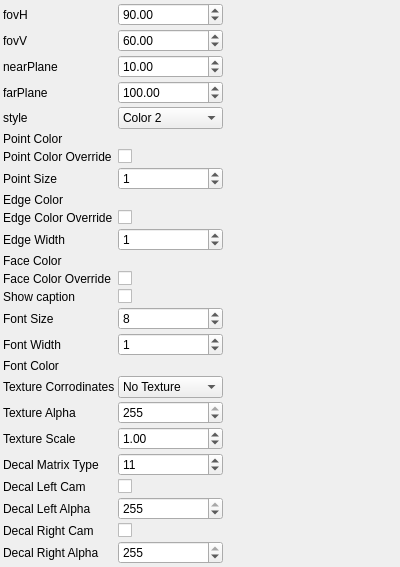
<?xml version="1.0" encoding="UTF-8"?>
<ui version="4.0">
 <class>Draw3dCameraParametersControlWidget</class> 
 <widget class="QWidget" name="Draw3dCameraParametersControlWidget">
  <property name="geometry">
   <rect>
    <x>0</x>
    <y>0</y>
    <width>400</width>
    <height>300</height>
   </rect>
  </property>
  <property name="windowTitle">
   <string>Draw3dCameraParameters</string>
  </property>
  <layout class="QGridLayout" name="gridLayout">
   <property name="margin">
    <number>3</number>
   </property>
   <property name="spacing">
    <number>3</number>
   </property>
    <item row="0" column="0">
     <widget class="QLabel" name="label_0">
       <property name="text">
         <string>fovH</string>
       </property>
     </widget>
    </item>
    <item row="0" column="1">
     <widget class="QDoubleSpinBox" name="fovHSpinBox">
       <property name="toolTip">
         <string>fovH</string>
       </property>
       <property name="minimum">
        <double>0</double>
       </property>
       <property name="maximum">
        <double>180</double>
       </property>
       <property name="singleStep">
        <double>1</double>
       </property>
       <property name="value">
        <double>90</double>
       </property>
       <property name="prefix">
        <string></string>
       </property>
       <property name="suffix">
        <string></string>
       </property>
     </widget>
    </item>
    <item row="1" column="0">
     <widget class="QLabel" name="label_1">
       <property name="text">
         <string>fovV</string>
       </property>
     </widget>
    </item>
    <item row="1" column="1">
     <widget class="QDoubleSpinBox" name="fovVSpinBox">
       <property name="toolTip">
         <string>fovV</string>
       </property>
       <property name="minimum">
        <double>0</double>
       </property>
       <property name="maximum">
        <double>180</double>
       </property>
       <property name="singleStep">
        <double>1</double>
       </property>
       <property name="value">
        <double>60</double>
       </property>
       <property name="prefix">
        <string></string>
       </property>
       <property name="suffix">
        <string></string>
       </property>
     </widget>
    </item>
    <item row="2" column="0">
     <widget class="QLabel" name="label_2">
       <property name="text">
         <string>nearPlane</string>
       </property>
     </widget>
    </item>
    <item row="2" column="1">
     <widget class="QDoubleSpinBox" name="nearPlaneSpinBox">
       <property name="toolTip">
         <string>nearPlane</string>
       </property>
       <property name="minimum">
        <double>0</double>
       </property>
       <property name="maximum">
        <double>20000</double>
       </property>
       <property name="singleStep">
        <double>1</double>
       </property>
       <property name="value">
        <double>10</double>
       </property>
       <property name="prefix">
        <string></string>
       </property>
       <property name="suffix">
        <string></string>
       </property>
     </widget>
    </item>
    <item row="3" column="0">
     <widget class="QLabel" name="label_3">
       <property name="text">
         <string>farPlane</string>
       </property>
     </widget>
    </item>
    <item row="3" column="1">
     <widget class="QDoubleSpinBox" name="farPlaneSpinBox">
       <property name="toolTip">
         <string>farPlane</string>
       </property>
       <property name="minimum">
        <double>0</double>
       </property>
       <property name="maximum">
        <double>20000</double>
       </property>
       <property name="singleStep">
        <double>1</double>
       </property>
       <property name="value">
        <double>100</double>
       </property>
       <property name="prefix">
        <string></string>
       </property>
       <property name="suffix">
        <string></string>
       </property>
     </widget>
    </item>
    <item row="4" column="0">
     <widget class="QLabel" name="label_4">
       <property name="text">
         <string>style</string>
       </property>
     </widget>
    </item>
    <item row="4" column="1">
     <widget class="QComboBox" name="styleComboBox">
       <property name="toolTip">
         <string>style</string>
       </property>
       <property name="currentIndex">
         <number>3</number>
       </property>
       <item>
        <property name="text">
         <string>Points</string>
        </property>
       </item>
       <item>
        <property name="text">
         <string>Wireframe</string>
        </property>
       </item>
       <item>
        <property name="text">
         <string>Color</string>
        </property>
       </item>
       <item>
        <property name="text">
         <string>Color 2</string>
        </property>
       </item>
       <item>
        <property name="text">
         <string>Textured</string>
        </property>
       </item>
     </widget>
    </item>
    <item row="5" column="0">
     <widget class="QLabel" name="label_5">
       <property name="text">
         <string>Point Color</string>
       </property>
     </widget>
    </item>
    <item row="5" column="1">
     <widget class="RgbColorParametersControlWidget" name="pointColorControlWidget">
       <property name="toolTip">
         <string>Point Color</string>
       </property>
     </widget>
    </item>
    <item row="6" column="0">
     <widget class="QLabel" name="label_6">
       <property name="text">
         <string>Point Color Override</string>
       </property>
     </widget>
    </item>
    <item row="6" column="1">
     <widget class="QCheckBox" name="pointColorOverrideCheckBox">
       <property name="toolTip">
         <string>Point Color Override</string>
       </property>
       <property name="checked">
           <bool>0</bool>
       </property>
     </widget>
    </item>
    <item row="7" column="0">
     <widget class="QLabel" name="label_7">
       <property name="text">
         <string>Point Size</string>
       </property>
     </widget>
    </item>
    <item row="7" column="1">
     <widget class="QSpinBox" name="pointSizeSpinBox">
       <property name="toolTip">
         <string>Point Size</string>
       </property>
       <property name="minimum">
        <number>0</number>
       </property>
       <property name="maximum">
        <number>255</number>
       </property>
       <property name="singleStep">
        <number>1</number>
       </property>
       <property name="value">
        <number>1</number>
       </property>
       <property name="prefix">
        <string></string>
       </property>
       <property name="suffix">
        <string></string>
       </property>
     </widget>
    </item>
    <item row="8" column="0">
     <widget class="QLabel" name="label_8">
       <property name="text">
         <string>Edge Color</string>
       </property>
     </widget>
    </item>
    <item row="8" column="1">
     <widget class="RgbColorParametersControlWidget" name="edgeColorControlWidget">
       <property name="toolTip">
         <string>Edge Color</string>
       </property>
     </widget>
    </item>
    <item row="9" column="0">
     <widget class="QLabel" name="label_9">
       <property name="text">
         <string>Edge Color Override</string>
       </property>
     </widget>
    </item>
    <item row="9" column="1">
     <widget class="QCheckBox" name="edgeColorOverrideCheckBox">
       <property name="toolTip">
         <string>Edge Color Override</string>
       </property>
       <property name="checked">
           <bool>0</bool>
       </property>
     </widget>
    </item>
    <item row="10" column="0">
     <widget class="QLabel" name="label_10">
       <property name="text">
         <string>Edge Width</string>
       </property>
     </widget>
    </item>
    <item row="10" column="1">
     <widget class="QSpinBox" name="edgeWidthSpinBox">
       <property name="toolTip">
         <string>Edge Width</string>
       </property>
       <property name="minimum">
        <number>0</number>
       </property>
       <property name="maximum">
        <number>255</number>
       </property>
       <property name="singleStep">
        <number>1</number>
       </property>
       <property name="value">
        <number>1</number>
       </property>
       <property name="prefix">
        <string></string>
       </property>
       <property name="suffix">
        <string></string>
       </property>
     </widget>
    </item>
    <item row="11" column="0">
     <widget class="QLabel" name="label_11">
       <property name="text">
         <string>Face Color</string>
       </property>
     </widget>
    </item>
    <item row="11" column="1">
     <widget class="RgbColorParametersControlWidget" name="faceColorControlWidget">
       <property name="toolTip">
         <string>Face Color</string>
       </property>
     </widget>
    </item>
    <item row="12" column="0">
     <widget class="QLabel" name="label_12">
       <property name="text">
         <string>Face Color Override</string>
       </property>
     </widget>
    </item>
    <item row="12" column="1">
     <widget class="QCheckBox" name="faceColorOverrideCheckBox">
       <property name="toolTip">
         <string>Face Color Override</string>
       </property>
       <property name="checked">
           <bool>0</bool>
       </property>
     </widget>
    </item>
    <item row="13" column="0">
     <widget class="QLabel" name="label_13">
       <property name="text">
         <string>Show caption</string>
       </property>
     </widget>
    </item>
    <item row="13" column="1">
     <widget class="QCheckBox" name="showCaptionCheckBox">
       <property name="toolTip">
         <string>Show caption</string>
       </property>
       <property name="checked">
           <bool>0</bool>
       </property>
     </widget>
    </item>
    <item row="14" column="0">
     <widget class="QLabel" name="label_14">
       <property name="text">
         <string>Font Size</string>
       </property>
     </widget>
    </item>
    <item row="14" column="1">
     <widget class="QSpinBox" name="fontSizeSpinBox">
       <property name="toolTip">
         <string>Font Size</string>
       </property>
       <property name="minimum">
        <number>0</number>
       </property>
       <property name="maximum">
        <number>255</number>
       </property>
       <property name="singleStep">
        <number>1</number>
       </property>
       <property name="value">
        <number>8</number>
       </property>
       <property name="prefix">
        <string></string>
       </property>
       <property name="suffix">
        <string></string>
       </property>
     </widget>
    </item>
    <item row="15" column="0">
     <widget class="QLabel" name="label_15">
       <property name="text">
         <string>Font Width</string>
       </property>
     </widget>
    </item>
    <item row="15" column="1">
     <widget class="QSpinBox" name="fontWidthSpinBox">
       <property name="toolTip">
         <string>Font Width</string>
       </property>
       <property name="minimum">
        <number>0</number>
       </property>
       <property name="maximum">
        <number>255</number>
       </property>
       <property name="singleStep">
        <number>1</number>
       </property>
       <property name="value">
        <number>1</number>
       </property>
       <property name="prefix">
        <string></string>
       </property>
       <property name="suffix">
        <string></string>
       </property>
     </widget>
    </item>
    <item row="16" column="0">
     <widget class="QLabel" name="label_16">
       <property name="text">
         <string>Font Color</string>
       </property>
     </widget>
    </item>
    <item row="16" column="1">
     <widget class="RgbColorParametersControlWidget" name="fontColorControlWidget">
       <property name="toolTip">
         <string>Font Color</string>
       </property>
     </widget>
    </item>
    <item row="17" column="0">
     <widget class="QLabel" name="label_17">
       <property name="text">
         <string>Texture Corrodinates</string>
       </property>
     </widget>
    </item>
    <item row="17" column="1">
     <widget class="QComboBox" name="textureCorrodinatesComboBox">
       <property name="toolTip">
         <string>Texture Corrodinates</string>
       </property>
       <property name="currentIndex">
         <number>0</number>
       </property>
       <item>
        <property name="text">
         <string>No Texture</string>
        </property>
       </item>
       <item>
        <property name="text">
         <string>Auto Decide</string>
        </property>
       </item>
       <item>
        <property name="text">
         <string>Force Texture</string>
        </property>
       </item>
     </widget>
    </item>
    <item row="18" column="0">
     <widget class="QLabel" name="label_18">
       <property name="text">
         <string>Texture Alpha</string>
       </property>
     </widget>
    </item>
    <item row="18" column="1">
     <widget class="QSpinBox" name="textureAlphaSpinBox">
       <property name="toolTip">
         <string>Texture Alpha</string>
       </property>
       <property name="minimum">
        <number>0</number>
       </property>
       <property name="maximum">
        <number>255</number>
       </property>
       <property name="singleStep">
        <number>1</number>
       </property>
       <property name="value">
        <number>255</number>
       </property>
       <property name="prefix">
        <string></string>
       </property>
       <property name="suffix">
        <string></string>
       </property>
     </widget>
    </item>
    <item row="19" column="0">
     <widget class="QLabel" name="label_19">
       <property name="text">
         <string>Texture Scale</string>
       </property>
     </widget>
    </item>
    <item row="19" column="1">
     <widget class="QDoubleSpinBox" name="textureScaleSpinBox">
       <property name="toolTip">
         <string>Texture Scale</string>
       </property>
       <property name="minimum">
        <double>0</double>
       </property>
       <property name="maximum">
        <double>2000</double>
       </property>
       <property name="singleStep">
        <double>1</double>
       </property>
       <property name="value">
        <double>1</double>
       </property>
       <property name="prefix">
        <string></string>
       </property>
       <property name="suffix">
        <string></string>
       </property>
     </widget>
    </item>
    <item row="20" column="0">
     <widget class="QLabel" name="label_20">
       <property name="text">
         <string>Decal Matrix Type</string>
       </property>
     </widget>
    </item>
    <item row="20" column="1">
     <widget class="QSpinBox" name="decalMatrixTypeSpinBox">
       <property name="toolTip">
         <string>Decal Matrix Type</string>
       </property>
       <property name="minimum">
        <number>0</number>
       </property>
       <property name="maximum">
        <number>19</number>
       </property>
       <property name="singleStep">
        <number>1</number>
       </property>
       <property name="value">
        <number>11</number>
       </property>
       <property name="prefix">
        <string></string>
       </property>
       <property name="suffix">
        <string></string>
       </property>
     </widget>
    </item>
    <item row="21" column="0">
     <widget class="QLabel" name="label_21">
       <property name="text">
         <string>Decal Left Cam</string>
       </property>
     </widget>
    </item>
    <item row="21" column="1">
     <widget class="QCheckBox" name="decalLeftCamCheckBox">
       <property name="toolTip">
         <string>Decal Left Cam</string>
       </property>
       <property name="checked">
           <bool>0</bool>
       </property>
     </widget>
    </item>
    <item row="22" column="0">
     <widget class="QLabel" name="label_22">
       <property name="text">
         <string>Decal Left Alpha</string>
       </property>
     </widget>
    </item>
    <item row="22" column="1">
     <widget class="QSpinBox" name="decalLeftAlphaSpinBox">
       <property name="toolTip">
         <string>Decal Left Alpha</string>
       </property>
       <property name="minimum">
        <number>0</number>
       </property>
       <property name="maximum">
        <number>255</number>
       </property>
       <property name="singleStep">
        <number>1</number>
       </property>
       <property name="value">
        <number>255</number>
       </property>
       <property name="prefix">
        <string></string>
       </property>
       <property name="suffix">
        <string></string>
       </property>
     </widget>
    </item>
    <item row="23" column="0">
     <widget class="QLabel" name="label_23">
       <property name="text">
         <string>Decal Right Cam</string>
       </property>
     </widget>
    </item>
    <item row="23" column="1">
     <widget class="QCheckBox" name="decalRightCamCheckBox">
       <property name="toolTip">
         <string>Decal Right Cam</string>
       </property>
       <property name="checked">
           <bool>0</bool>
       </property>
     </widget>
    </item>
    <item row="24" column="0">
     <widget class="QLabel" name="label_24">
       <property name="text">
         <string>Decal Right Alpha</string>
       </property>
     </widget>
    </item>
    <item row="24" column="1">
     <widget class="QSpinBox" name="decalRightAlphaSpinBox">
       <property name="toolTip">
         <string>Decal Right Alpha</string>
       </property>
       <property name="minimum">
        <number>0</number>
       </property>
       <property name="maximum">
        <number>255</number>
       </property>
       <property name="singleStep">
        <number>1</number>
       </property>
       <property name="value">
        <number>255</number>
       </property>
       <property name="prefix">
        <string></string>
       </property>
       <property name="suffix">
        <string></string>
       </property>
     </widget>
    </item>
   <item row="25" column="0">
    <spacer name="verticalSpacer">
     <property name="orientation">
      <enum>Qt::Vertical</enum>
     </property>
     <property name="sizeHint" stdset="0">
      <size>
       <width>0</width>
       <height>0</height>
      </size>
     </property>
    </spacer>
   </item>
   <item row="25" column="2">
    <spacer name="horizontalSpacer">
     <property name="orientation">
      <enum>Qt::Horizontal</enum>
     </property>
     <property name="sizeHint" stdset="0">
      <size>
       <width>0</width>
       <height>0</height>
      </size>
     </property>
    </spacer>
   </item>
  </layout>
 </widget>
 <layoutdefault spacing="3" margin="3"/>
 <resources/>
 <connections>
  <connection>
   <sender>fovHSpinBox</sender>
   <signal>valueChanged(double)</signal>
   <receiver>Draw3dCameraParametersControlWidget</receiver>
   <slot>changeParameters()</slot>
  </connection>
  <connection>
   <sender>fovVSpinBox</sender>
   <signal>valueChanged(double)</signal>
   <receiver>Draw3dCameraParametersControlWidget</receiver>
   <slot>changeParameters()</slot>
  </connection>
  <connection>
   <sender>nearPlaneSpinBox</sender>
   <signal>valueChanged(double)</signal>
   <receiver>Draw3dCameraParametersControlWidget</receiver>
   <slot>changeParameters()</slot>
  </connection>
  <connection>
   <sender>farPlaneSpinBox</sender>
   <signal>valueChanged(double)</signal>
   <receiver>Draw3dCameraParametersControlWidget</receiver>
   <slot>changeParameters()</slot>
  </connection>
  <connection>
   <sender>styleComboBox</sender>
   <signal>currentIndexChanged(int)</signal>
   <receiver>Draw3dCameraParametersControlWidget</receiver>
   <slot>changeParameters()</slot>
  </connection>
  <connection>
   <sender>pointColorControlWidget</sender>
   <signal>paramsChanged()</signal>
   <receiver>Draw3dCameraParametersControlWidget</receiver>
   <slot>changeParameters()</slot>
  </connection>
  <connection>
   <sender>pointColorOverrideCheckBox</sender>
   <signal>stateChanged(int)</signal>
   <receiver>Draw3dCameraParametersControlWidget</receiver>
   <slot>changeParameters()</slot>
  </connection>
  <connection>
   <sender>pointSizeSpinBox</sender>
   <signal>valueChanged(int)</signal>
   <receiver>Draw3dCameraParametersControlWidget</receiver>
   <slot>changeParameters()</slot>
  </connection>
  <connection>
   <sender>edgeColorControlWidget</sender>
   <signal>paramsChanged()</signal>
   <receiver>Draw3dCameraParametersControlWidget</receiver>
   <slot>changeParameters()</slot>
  </connection>
  <connection>
   <sender>edgeColorOverrideCheckBox</sender>
   <signal>stateChanged(int)</signal>
   <receiver>Draw3dCameraParametersControlWidget</receiver>
   <slot>changeParameters()</slot>
  </connection>
  <connection>
   <sender>edgeWidthSpinBox</sender>
   <signal>valueChanged(int)</signal>
   <receiver>Draw3dCameraParametersControlWidget</receiver>
   <slot>changeParameters()</slot>
  </connection>
  <connection>
   <sender>faceColorControlWidget</sender>
   <signal>paramsChanged()</signal>
   <receiver>Draw3dCameraParametersControlWidget</receiver>
   <slot>changeParameters()</slot>
  </connection>
  <connection>
   <sender>faceColorOverrideCheckBox</sender>
   <signal>stateChanged(int)</signal>
   <receiver>Draw3dCameraParametersControlWidget</receiver>
   <slot>changeParameters()</slot>
  </connection>
  <connection>
   <sender>showCaptionCheckBox</sender>
   <signal>stateChanged(int)</signal>
   <receiver>Draw3dCameraParametersControlWidget</receiver>
   <slot>changeParameters()</slot>
  </connection>
  <connection>
   <sender>fontSizeSpinBox</sender>
   <signal>valueChanged(int)</signal>
   <receiver>Draw3dCameraParametersControlWidget</receiver>
   <slot>changeParameters()</slot>
  </connection>
  <connection>
   <sender>fontWidthSpinBox</sender>
   <signal>valueChanged(int)</signal>
   <receiver>Draw3dCameraParametersControlWidget</receiver>
   <slot>changeParameters()</slot>
  </connection>
  <connection>
   <sender>fontColorControlWidget</sender>
   <signal>paramsChanged()</signal>
   <receiver>Draw3dCameraParametersControlWidget</receiver>
   <slot>changeParameters()</slot>
  </connection>
  <connection>
   <sender>textureCorrodinatesComboBox</sender>
   <signal>currentIndexChanged(int)</signal>
   <receiver>Draw3dCameraParametersControlWidget</receiver>
   <slot>changeParameters()</slot>
  </connection>
  <connection>
   <sender>textureAlphaSpinBox</sender>
   <signal>valueChanged(int)</signal>
   <receiver>Draw3dCameraParametersControlWidget</receiver>
   <slot>changeParameters()</slot>
  </connection>
  <connection>
   <sender>textureScaleSpinBox</sender>
   <signal>valueChanged(double)</signal>
   <receiver>Draw3dCameraParametersControlWidget</receiver>
   <slot>changeParameters()</slot>
  </connection>
  <connection>
   <sender>decalMatrixTypeSpinBox</sender>
   <signal>valueChanged(int)</signal>
   <receiver>Draw3dCameraParametersControlWidget</receiver>
   <slot>changeParameters()</slot>
  </connection>
  <connection>
   <sender>decalLeftCamCheckBox</sender>
   <signal>stateChanged(int)</signal>
   <receiver>Draw3dCameraParametersControlWidget</receiver>
   <slot>changeParameters()</slot>
  </connection>
  <connection>
   <sender>decalLeftAlphaSpinBox</sender>
   <signal>valueChanged(int)</signal>
   <receiver>Draw3dCameraParametersControlWidget</receiver>
   <slot>changeParameters()</slot>
  </connection>
  <connection>
   <sender>decalRightCamCheckBox</sender>
   <signal>stateChanged(int)</signal>
   <receiver>Draw3dCameraParametersControlWidget</receiver>
   <slot>changeParameters()</slot>
  </connection>
  <connection>
   <sender>decalRightAlphaSpinBox</sender>
   <signal>valueChanged(int)</signal>
   <receiver>Draw3dCameraParametersControlWidget</receiver>
   <slot>changeParameters()</slot>
  </connection>
 </connections>
 <slots>
  <slot>changeParameters()</slot>
 </slots>
 <customwidgets>
  <customwidget>
   <class>RgbColorParametersControlWidget</class>
   <extends>QWidget</extends>
   <header>corestructs/coreWidgets/rgbColorParametersControlWidget.h</header>
   <container>1</container>
  </customwidget>
  <customwidget>
   <class>RgbColorParametersControlWidget</class>
   <extends>QWidget</extends>
   <header>corestructs/coreWidgets/rgbColorParametersControlWidget.h</header>
   <container>1</container>
  </customwidget>
  <customwidget>
   <class>RgbColorParametersControlWidget</class>
   <extends>QWidget</extends>
   <header>corestructs/coreWidgets/rgbColorParametersControlWidget.h</header>
   <container>1</container>
  </customwidget>
  <customwidget>
   <class>RgbColorParametersControlWidget</class>
   <extends>QWidget</extends>
   <header>corestructs/coreWidgets/rgbColorParametersControlWidget.h</header>
   <container>1</container>
  </customwidget>
 </customwidgets>
</ui>
